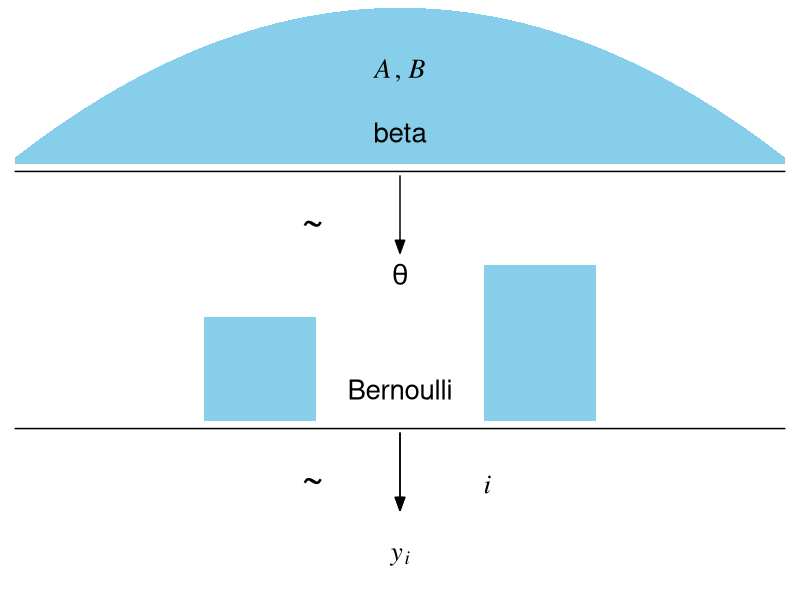
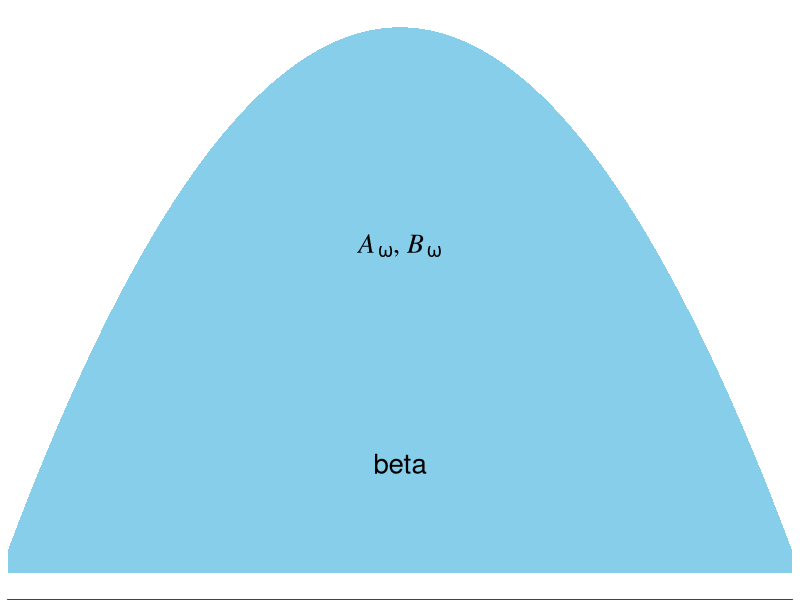
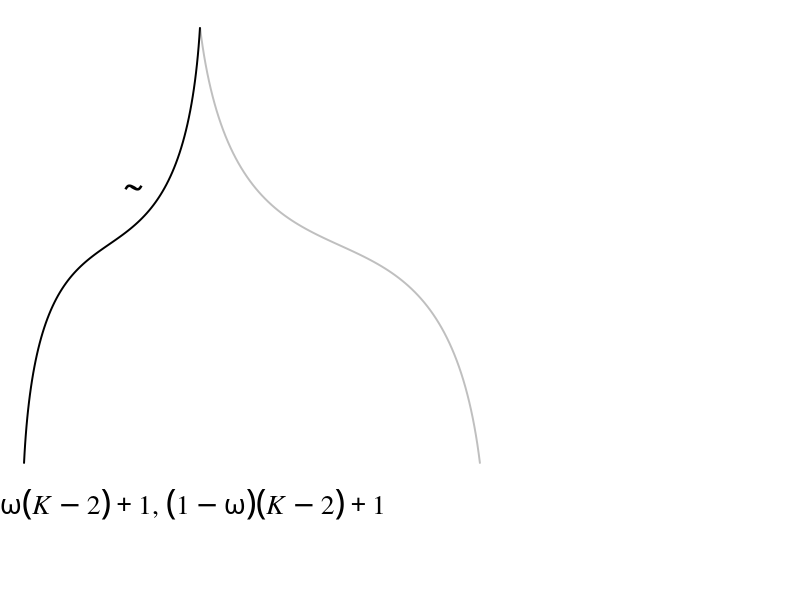
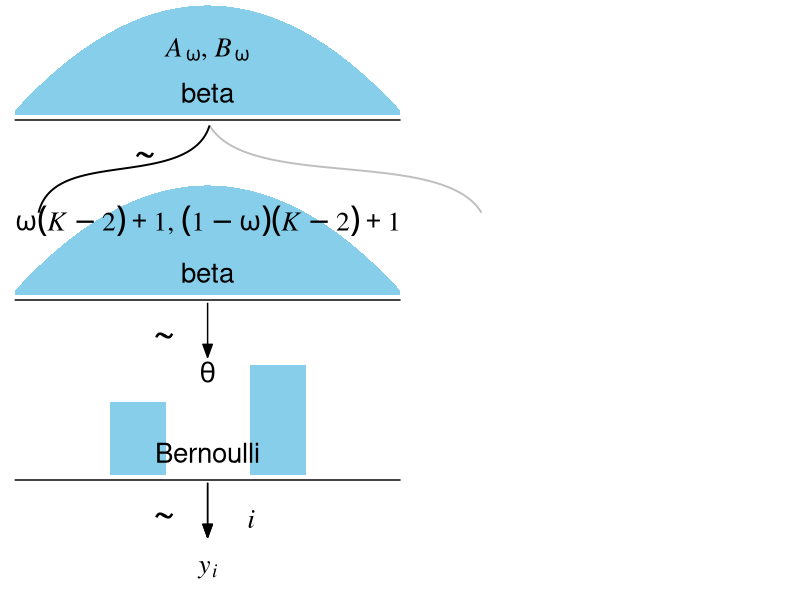
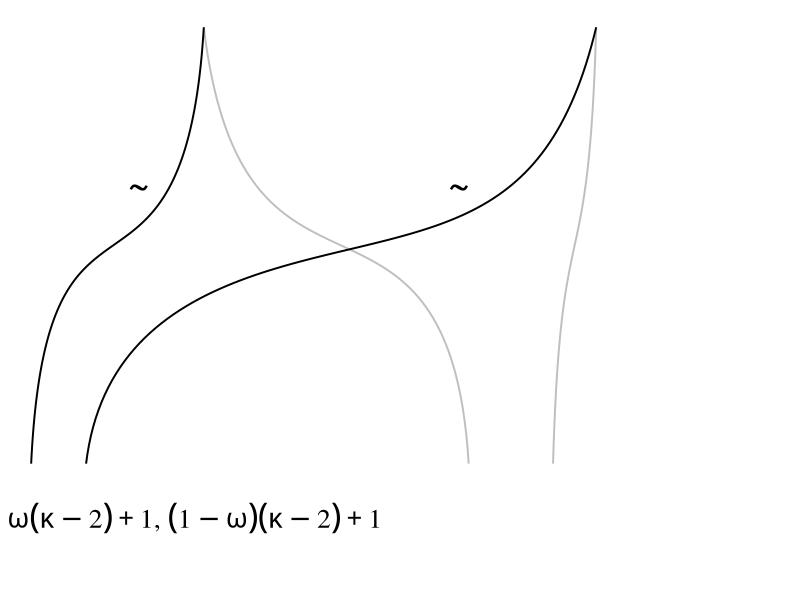
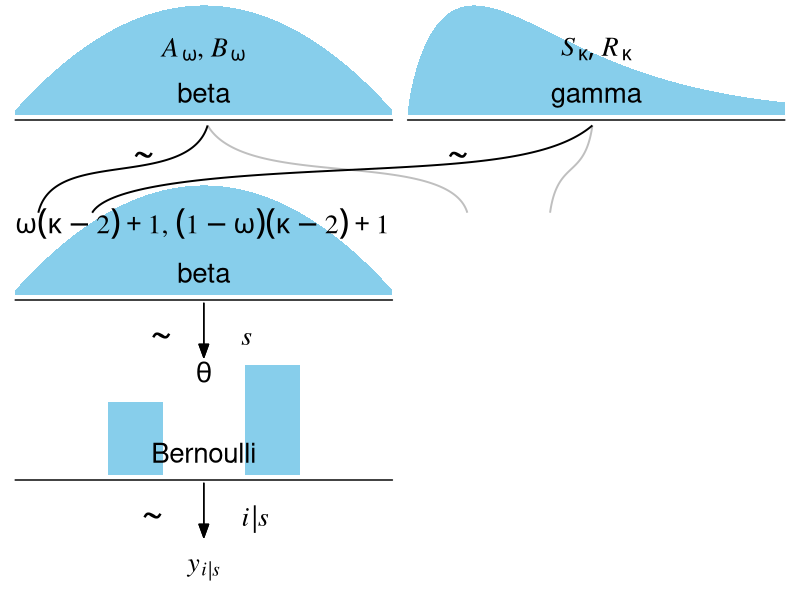

These charts were generated, in order, by the following R code:
## ---- chunk 1
library(tidyverse)
library(patchwork)
library(ggforce)
## ---- chunk 2
theme_set(theme_grey() +
            theme_void() +
            theme(plot.margin = margin(0, 5.5, 0, 5.5)))
## ---- chunk 3
# plot of a beta density
p1 <-
  tibble(x = seq(from = .01, to = .99, by = .01),
         d = (dbeta(x, 2, 2)) / max(dbeta(x, 2, 2))) %>% 
  
  ggplot(aes(x = x, ymin = 0, ymax = d)) +
  geom_ribbon(fill = "skyblue", size = 0) +
  annotate(geom = "text",
           x = .5, y = .2,
           label = "beta",
           size = 7) +
  annotate(geom = "text",
           x = .5, y = .6,
           label = "italic(A)*', '*italic(B)", 
           size = 7, family = "Times", parse = TRUE) +
  scale_x_continuous(expand = c(0, 0)) +
  theme(axis.line.x = element_line(size = 0.5))

## an annotated arrow
# save our custom arrow settings
my_arrow <- arrow(angle = 20, length = unit(0.35, "cm"), type = "closed")
p2 <-
  tibble(x    = .5,
         y    = 1,
         xend = .5,
         yend = 0) %>%
  
  ggplot(aes(x = x, xend = xend,
             y = y, yend = yend)) +
  geom_segment(arrow = my_arrow) +
  annotate(geom = "text",
           x = .375, y = 1/3,
           label = "'~'",
           size = 10, family = "Times", parse = T) +
  xlim(0, 1)

# bar plot of Bernoulli data
p3 <-
  tibble(x = 0:1,
         d = (dbinom(x, size = 1, prob = .6)) / max(dbinom(x, size = 1, prob = .6))) %>% 
  
  ggplot(aes(x = x, y = d)) +
  geom_col(fill = "skyblue", width = .4) +
  annotate(geom = "text",
           x = .5, y = .2,
           label = "Bernoulli",
           size = 7) +
  annotate(geom = "text",
           x = .5, y = .94,
           label = "theta", 
           size = 7, family = "Times", parse = T) +
  xlim(-.75, 1.75) +
  theme(axis.line.x = element_line(size = 0.5))

# another annotated arrow
p4 <-
  tibble(x     = c(.375, .625),
         y     = c(1/3, 1/3),
         label = c("'~'", "italic(i)")) %>% 
  
  ggplot(aes(x = x, y = y, label = label)) +
  geom_text(size = c(10, 7), parse = T, family = "Times") +
  geom_segment(x = .5, xend = .5,
               y = 1, yend = 0,
               arrow = my_arrow) +
  xlim(0, 1)

# some text
p5 <-
  tibble(x     = 1,
         y     = .5,
         label = "italic(y[i])") %>% 
  
  ggplot(aes(x = x, y = y, label = label)) +
  geom_text(size = 7, parse = T, family = "Times") +
  xlim(0, 2)
## ---- chunk 4
layout <- c(
  area(t = 1, b = 2, l = 1, r = 1),
  area(t = 3, b = 3, l = 1, r = 1),
  area(t = 4, b = 5, l = 1, r = 1),
  area(t = 6, b = 6, l = 1, r = 1),
  area(t = 7, b = 7, l = 1, r = 1)
)

(p1 + p2 + p3 + p4 + p5) + 
  plot_layout(design = layout) &
  ylim(0, 1)
## ---- chunk 5
p1 <-
  tibble(x = seq(from = .01, to = .99, by = .01),
       d = (dbeta(x, 2, 2)) / max(dbeta(x, 2, 2))) %>% 
  ggplot(aes(x = x, ymin = 0, ymax = d)) +
  geom_ribbon(fill = "skyblue", size = 0) +
  annotate(geom = "text",
           x = .5, y = .2,
           label = "beta",
           size = 7) +
  annotate(geom = "text",
           x = .5, y = .6,
           label = "italic(A[omega])*', '*italic(B[omega])", 
           size = 7, family = "Times", parse = TRUE) +
  scale_x_continuous(expand = c(0, 0)) +
  theme(axis.line.x = element_line(size = 0.5))

p1
## ---- chunk 6
p2 <-
  tibble(x = c(.5, .475, .26, .08, .06,
               .5, .55, .85, 1.15, 1.2),
         y = c(1, .7, .6, .5, .2,
               1, .7, .6, .5, .2),
         line = rep(letters[2:1], each = 5)) %>% 
  
  ggplot(aes(x = x, y = y)) +
  geom_bspline(aes(color = line),
               size = 2/3, show.legend = F) + 
  annotate(geom = "text",
           x = 0, y = .125,
           label = "omega(italic(K)-2)+1*', '*(1-omega)(italic(K)-2)+1",
           size = 7, parse = T, family = "Times", hjust = 0) +
  annotate(geom = "text",
           x = 1/3, y = .7,
           label = "'~'",
           size = 10, parse = T, family = "Times") +
  scale_color_manual(values = c("grey75", "black")) +
  scale_x_continuous(expand = c(0, 0), limits = c(0, 2)) +
  ylim(0, 1) +
  theme_void()

p2
## ---- chunk 7
# another beta density
p3 <-
  tibble(x = seq(from = .01, to = .99, by = .01),
         d = (dbeta(x, 2, 2)) / max(dbeta(x, 2, 2))) %>% 
  ggplot(aes(x = x, ymin = 0, ymax = d)) +
  geom_ribbon(fill = "skyblue", size = 0) +
  annotate(geom = "text",
           x = .5, y = .2,
           label = "beta",
           size = 7) +
  scale_x_continuous(expand = c(0, 0)) +
  theme(axis.line.x = element_line(size = 0.5))

# an annotated arrow
p4 <-
  tibble(x    = .5,
         y    = 1,
         xend = .5,
         yend = 0) %>%
  
  ggplot(aes(x = x, xend = xend,
             y = y, yend = yend)) +
  geom_segment(arrow = my_arrow) +
  annotate(geom = "text",
           x = .375, y = 1/3,
           label = "'~'",
           size = 10, family = "Times", parse = T) +
  xlim(0, 1)

# bar plot of Bernoulli data
p5 <-
  tibble(x = 0:1,
         d = (dbinom(x, size = 1, prob = .6)) / max(dbinom(x, size = 1, prob = .6))) %>% 
  
  ggplot(aes(x = x, y = d)) +
  geom_col(fill = "skyblue", width = .4) +
  annotate(geom = "text",
           x = .5, y = .2,
           label = "Bernoulli",
           size = 7) +
  annotate(geom = "text",
           x = .5, y = .94,
           label = "theta", 
           size = 7, family = "Times", parse = T) +
  xlim(-.75, 1.75) +
  theme(axis.line.x = element_line(size = 0.5))

# another annotated arrow
p6 <-
  tibble(x     = c(.375, .625),
         y     = c(1/3, 1/3),
         label = c("'~'", "italic(i)")) %>% 
  
  ggplot(aes(x = x, y = y, label = label)) +
  geom_text(size = c(10, 7), parse = T, family = "Times") +
  geom_segment(x = .5, xend = .5,
               y = 1, yend = 0,
               arrow = my_arrow) +
  xlim(0, 1)

# some text
p7 <-
  tibble(x     = .5,
         y     = .5,
         label = "italic(y[i])") %>% 
  
  ggplot(aes(x = x, y = y, label = label)) +
  geom_text(size = 7, parse = T, family = "Times") +
  xlim(0, 1)
## ---- chunk 8
layout <- c(
  area(t = 1, b = 2, l = 1, r = 1),
  area(t = 4, b = 5, l = 1, r = 1),
  area(t = 3, b = 4, l = 1, r = 2),
  area(t = 6, b = 6, l = 1, r = 1),
  area(t = 7, b = 8, l = 1, r = 1),
  area(t = 9, b = 9, l = 1, r = 1),
  area(t = 10, b = 10, l = 1, r = 1)
)

(p1 + p3 + p2 + p4 + p5 + p6 + p7) + 
  plot_layout(design = layout) &
  ylim(0, 1)
## ---- chunk 9
# a beta density
p1 <-
  tibble(x = seq(from = .01, to = .99, by = .01),
         d = (dbeta(x, 2, 2)) / max(dbeta(x, 2, 2))) %>% 
  ggplot(aes(x = x, ymin = 0, ymax = d)) +
  geom_ribbon(fill = "skyblue", size = 0) +
  annotate(geom = "text",
           x = .5, y = .2,
           label = "beta",
           size = 7) +
  annotate(geom = "text",
           x = .5, y = .6,
           label = "italic(A[omega])*', '*italic(B[omega])", 
           size = 7, family = "Times", parse = TRUE) +
  scale_x_continuous(expand = c(0, 0)) +
  theme(axis.line.x = element_line(size = 0.5))

# a gamma density
p2 <-
  tibble(x = seq(from = 0, to = 5, by = .01),
         d = (dgamma(x, 1.75, .85) / max(dgamma(x, 1.75, .85)))) %>% 
  ggplot(aes(x = x, ymin = 0, ymax = d)) +
  geom_ribbon(fill = "skyblue", size = 0) +
  annotate(geom = "text",
           x = 2.5, y = .2,
           label = "gamma",
           size = 7) +
  annotate(geom = "text",
           x = 2.5, y = .6,
           label = "list(italic(S)[kappa], italic(R)[kappa])",
           size = 7, family = "Times", parse = TRUE) +
  scale_x_continuous(expand = c(0, 0)) +
  theme(axis.line.x = element_line(size = 0.5))
## ---- chunk 10
p3 <-
  tibble(x = c(.5, .475, .26, .08, .06,
               .5, .55, .85, 1.15, 1.175,
               1.5, 1.4, 1, .25, .2,
               1.5, 1.49, 1.445, 1.4, 1.39),
         y = c(1, .7, .6, .5, .2,
               1, .7, .6, .5, .2,
               1, .7, .6, .5, .2,
               1, .75, .6, .45, .2),
         line = rep(letters[2:1], each = 5) %>% rep(., times = 2),
         plot = rep(1:2, each = 10)) %>% 
  
  ggplot(aes(x = x, y = y, group = interaction(plot, line))) +
  geom_bspline(aes(color = line),
               size = 2/3, show.legend = F) + 
  annotate(geom = "text",
           x = 0, y = .1,
           label = "omega(kappa-2)+1*', '*(1-omega)(kappa-2)+1",
           size = 7, parse = T, family = "Times", hjust = 0) +
  annotate(geom = "text",
           x = c(1/3, 1.15), y = .7,
           label = "'~'",
           size = 10, parse = T, family = "Times") +
  scale_color_manual(values = c("grey75", "black")) +
  scale_x_continuous(expand = c(0, 0), limits = c(0, 2)) +
  ylim(0, 1)

p3
## ---- chunk 11
# another beta density
p4 <-
  tibble(x = seq(from = .01, to = .99, by = .01),
         d = (dbeta(x, 2, 2)) / max(dbeta(x, 2, 2))) %>% 
  ggplot(aes(x = x, ymin = 0, ymax = d)) +
  geom_ribbon(fill = "skyblue", size = 0) +
  annotate(geom = "text",
           x = .5, y = .2,
           label = "beta",
           size = 7) +
  scale_x_continuous(expand = c(0, 0)) +
  theme(axis.line.x = element_line(size = 0.5))

# an annotated arrow
p5 <-
  tibble(x     = c(.375, .625),
         y     = c(1/3, 1/3),
         label = c("'~'", "italic(s)")) %>% 
  
  ggplot(aes(x = x, y = y, label = label)) +
  geom_text(size = c(10, 7), parse = T, family = "Times") +
  geom_segment(x = 0.5, xend = 0.5,
               y = 1, yend = 0,
               arrow = my_arrow) +
  xlim(0, 1)

# bar plot of Bernoulli data
p6 <-
  tibble(x = 0:1,
         d = (dbinom(x, size = 1, prob = .6)) / max(dbinom(x, size = 1, prob = .6))) %>% 
  
  ggplot(aes(x = x, y = d)) +
  geom_col(fill = "skyblue", width = .4) +
  annotate(geom = "text",
           x = .5, y = .2,
           label = "Bernoulli",
           size = 7) +
  annotate(geom = "text",
           x = .5, y = .94,
           label = "theta", 
           size = 7, family = "Times", parse = T) +
  xlim(-.75, 1.75) +
  theme(axis.line.x = element_line(size = 0.5))

# another annotated arrow
p7 <-
  tibble(x     = c(.35, .65),
         y     = c(1/3, 1/3),
         label = c("'~'", "italic(i)*'|'*italic(s)")) %>% 
  
  ggplot(aes(x = x, y = y, label = label)) +
  geom_text(size = c(10, 7), parse = T, family = "Times") +
  geom_segment(x = .5, xend = .5,
               y = 1, yend = 0,
               arrow = my_arrow) +
  xlim(0, 1)

# some text
p8 <-
  tibble(x     = .5,
         y     = .5,
         label = "italic(y[i])['|'][italic(s)]") %>% 
  
  ggplot(aes(x = x, y = y, label = label)) +
  geom_text(size = 7, parse = T, family = "Times") +
  xlim(0, 1)
## ---- chunk 12
layout <- c(
  area(t = 1, b = 2, l = 1, r = 1),
  area(t = 1, b = 2, l = 2, r = 2),
  area(t = 4, b = 5, l = 1, r = 1),
  area(t = 3, b = 4, l = 1, r = 2),
  area(t = 6, b = 6, l = 1, r = 1),
  area(t = 7, b = 8, l = 1, r = 1),
  area(t = 9, b = 9, l = 1, r = 1),
  area(t = 10, b = 10, l = 1, r = 1)
)

(p1 + p2 + p4 + p3 + p5 + p6 + p7 + p8) + 
  plot_layout(design = layout) &
  ylim(0, 1)
## ---- chunk 13
sessionInfo()
